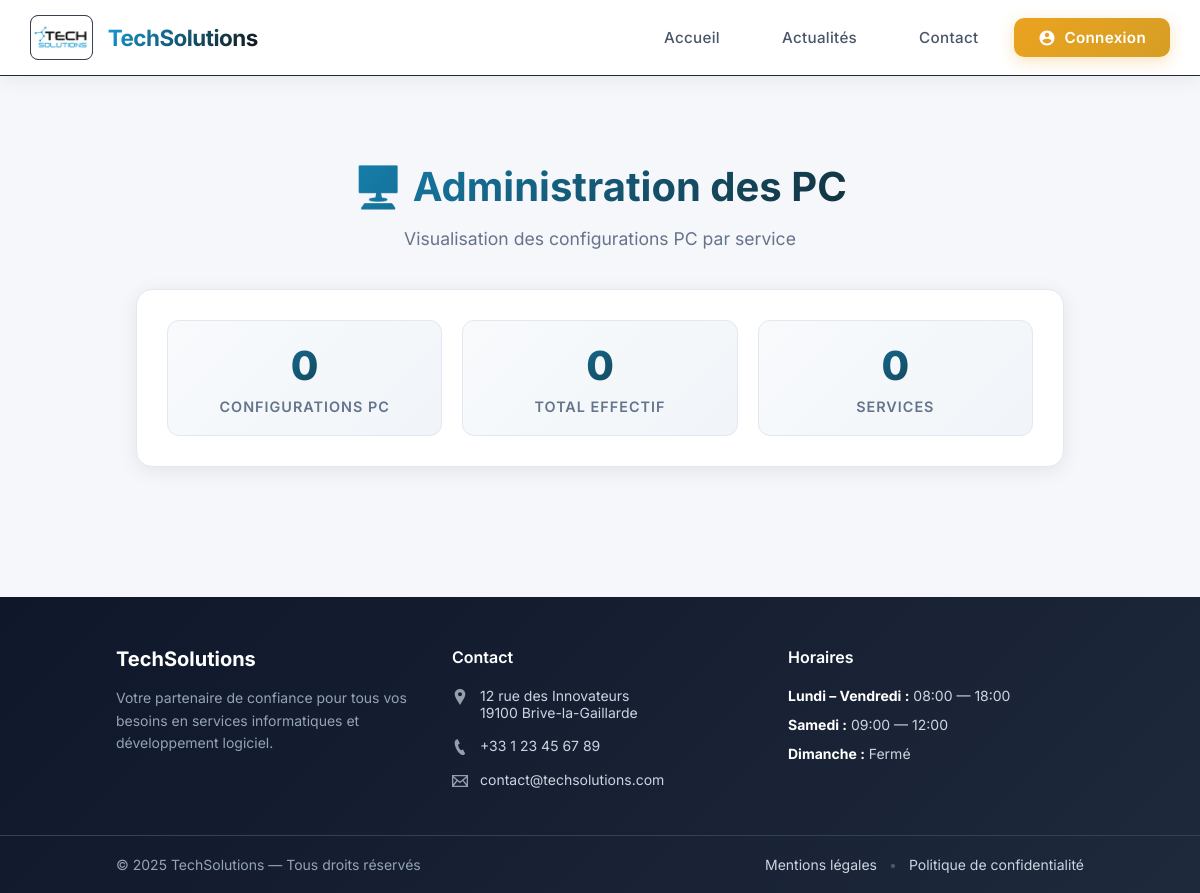
The app's page /admin.php, older data.
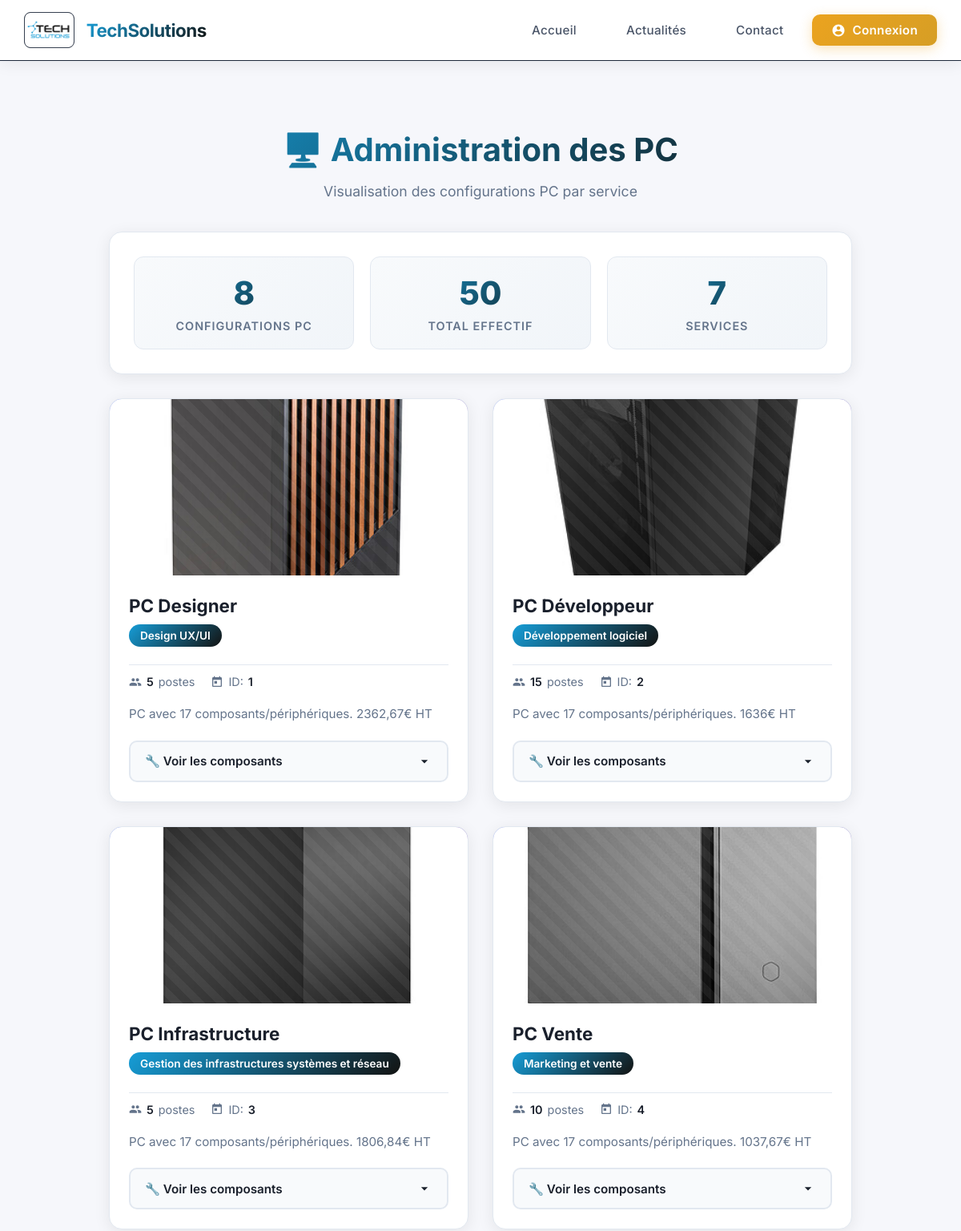
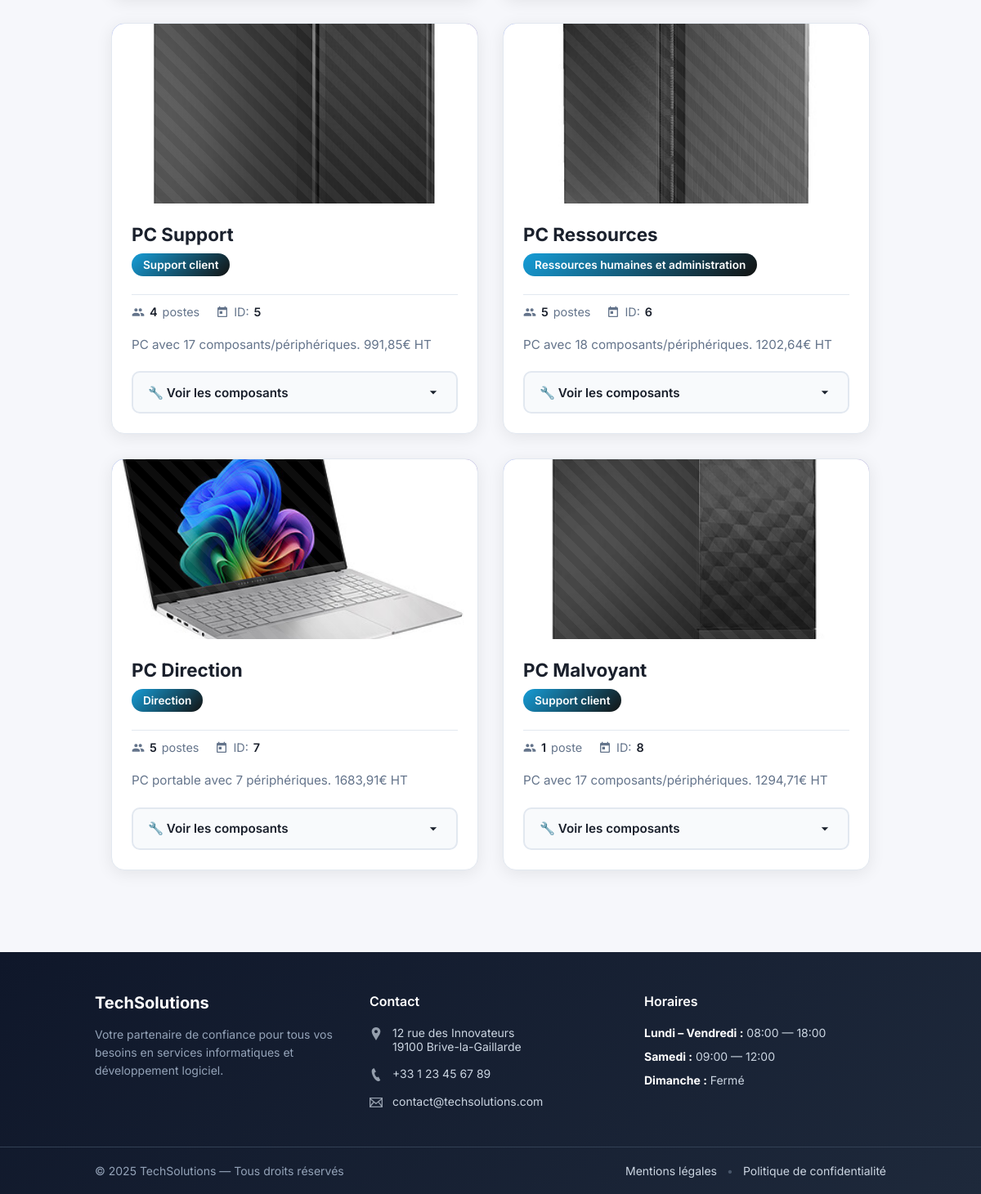
The same page, newer data (2 pictures, top to bottom).
### tables this page shows
CREATE TABLE `pc` (
  `id` int(11) NOT NULL,
  `nom` varchar(255) NOT NULL,
  `service` varchar(255) NOT NULL,
  `effectif` int(11) NOT NULL DEFAULT 0,
  `description` text DEFAULT NULL,
  `image` varchar(500) DEFAULT NULL,
  `date_ajout` timestamp NOT NULL DEFAULT current_timestamp()
);

### includes/db.php (called while the page is built, shortened)
<?php
function pdo(): PDO {
  static $pdo = null;
  if ($pdo === null) {
    try {
      $pdo = new PDO(
        'mysql:host=' . DB_HOST . ';dbname=' . DB_NAME . ';charset=utf8mb4',
        DB_USER,
        DB_PASS,
        [
          PDO::ATTR_ERRMODE => PDO::ERRMODE_EXCEPTION,
          PDO::ATTR_DEFAULT_FETCH_MODE => PDO::FETCH_ASSOC,
          PDO::ATTR_EMULATE_PREPARES => false,
        ]
      );
    } catch (PDOException $e) {
      die('Erreur de connexion à la base de données : ' . $e->getMessage());
    }
  }
  return $pdo;
}
function e($s) {
  return htmlspecialchars((string)$s, ENT_QUOTES, 'UTF-8');
}

### admin.php (the view, shortened to what this page needs)
<?php
require_once __DIR__ . '/includes/db.php';
require_once __DIR__ . '/includes/header.php';
$pcs = pdo()->query('SELECT * FROM pc ORDER BY id')->fetchAll();
?>
<main class="container">
  <div class="admin-container">
    <div class="admin-header">
      <h1>🖥️ Administration des PC</h1>
      <p>Visualisation des configurations PC par service</p>
    </div>
    <?php
    $total_pcs = count($pcs);
    $total_effectif = array_sum(array_column($pcs, 'effectif'));
    $services_count = count(array_unique(array_column($pcs, 'service')));
    ?>
    <div class="stats-bar">
      <div class="stats-grid">
        <div class="stat-card">
          <div class="stat-value"><?= $total_pcs ?></div>
          <div class="stat-label">Configurations PC</div>
        </div>
        <div class="stat-card">
          <div class="stat-value"><?= $total_effectif ?></div>
          <div class="stat-label">Total Effectif</div>
        </div>
        <div class="stat-card">
          <div class="stat-value"><?= $services_count ?></div>
          <div class="stat-label">Services</div>
        </div>
      </div>
    </div>
    <div class="pc-grid">
      <?php foreach ($pcs as $pc): ?>
        <article class="pc-card">
          <div class="pc-image-placeholder">
            <?php if (!empty($pc['image'])): ?>
              <img src="<?= e($pc['image']) ?>" alt="<?= e($pc['nom']) ?>">
            <?php else: ?>
              <svg fill="currentColor" viewBox="0 0 24 24">
                <path d="M20 18c1.1 0 1.99-.9 1.99-2L22 6c0-1.1-.9-2-2-2H4c-1.1 0-2 .9-2 2v10c0 1.1.9 2 2 2H0v2h24v-2h-4zM4 6h16v10H4V6z"/>
              </svg>
            <?php endif; ?>
          </div>
          <div class="pc-content">
            <div class="pc-header-info">
              <h2 class="pc-title"><?= e($pc['nom']) ?></h2>
              <span class="pc-service"><?= e($pc['service']) ?></span>
              <div class="pc-meta">
                <div class="meta-item">
                  <strong><?= (int)$pc['effectif'] ?></strong> poste<?= $pc['effectif'] > 1 ? 's' : '' ?>
                </div>
                <div class="meta-item">
                  <svg fill="currentColor" viewBox="0 0 24 24">
                    <path d="M19 3h-1V1h-2v2H8V1H6v2H5c-1.11 0-1.99.9-1.99 2L3 19c0 1.1.89 2 2 2h14c1.1 0 2-.9 2-2V5c0-1.1-.9-2-2-2zm0 16H5V8h14v11zM7 10h5v5H7z"/>
                  </svg>
                  ID: <strong><?= (int)$pc['id'] ?></strong>
                </div>
              </div>
            </div>
            <?php if (!empty($pc['description'])): ?>
              <p class="pc-description"><?= e($pc['description']) ?></p>
            <?php endif; ?>
            <div class="components-section">
              <details>
                <summary class="components-toggle">
                  <span>🔧 Voir les composants</span>
                  <svg fill="currentColor" viewBox="0 0 24 24">
                    <path d="M7 10l5 5 5-5z"/>
                  </svg>
                </summary>
              </details>
            </div>
          </div>
        </article>
      <?php endforeach; ?>
    </div>
  </div>
</main>
<?php require_once __DIR__ . '/includes/footer.php'; ?>

### includes/header.php (shortened to what this page needs)
<?php
$current_page = basename($_SERVER['PHP_SELF'], '.php');
?>
<!doctype html>
<html lang="fr">
<head>
  <link rel="stylesheet" href="styles.css">
</head>
<body>
  <header class="site-header" id="header">
    <div class="header-container">
      <a href="index.php" class="brand">
        <img class="logo" src="Photo/techsolutions_logo.png" alt="<?= SITE_NAME ?> logo">
        <span class="name"><?= SITE_NAME ?></span>
      </a>
      <nav class="menu" id="menu">
        <a href="index.php" class="<?= $current_page === 'index' ? 'active' : '' ?>">Accueil</a>
        <a href="actualites.php" class="<?= ($current_page === 'actualites' || $current_page === 'actualite') ? 'active' : '' ?>">Actualités</a>
        <a href="contact.php" class="<?= $current_page === 'contact' ? 'active' : '' ?>">Contact</a>
        <a href="login.php" class="login-btn">
          <svg fill="currentColor" viewBox="0 0 24 24">
            <path d="M12 2C6.48 2 2 6.48 2 12s4.48 10 10 10 10-4.48 10-10S17.52 2 12 2zm0 3c1.66 0 3 1.34 3 3s-1.34 3-3 3-3-1.34-3-3 1.34-3 3-3zm0 14.2c-2.5 0-4.71-1.28-6-3.22.03-1.99 4-3.08 6-3.08 1.99 0 5.97 1.09 6 3.08-1.29 1.94-3.5 3.22-6 3.22z"/>
          </svg>
          Connexion
        </a>
      </nav>
    </div>
  </header>

### includes/footer.php (shortened to what this page needs)
<footer class="site-footer">
  <div class="footer-content">
    <div class="container">
      <div class="footer-grid">
        <div class="footer-column">
          <div class="footer-logo">
            <span class="footer-brand">TechSolutions</span>
          </div>
          <p class="footer-description">
            Votre partenaire de confiance pour tous vos besoins en services informatiques et développement logiciel.
          </p>
        </div>
        <div class="footer-column">
          <h3 class="footer-title">Contact</h3>
          <ul class="footer-contact">
            <li>
              <svg width="16" height="16" fill="currentColor" viewBox="0 0 24 24">
                <path d="M12 0c-4.198 0-8 3.403-8 7.602 0 4.198 3.469 9.21 8 16.398 4.531-7.188 8-12.2 8-16.398 0-4.199-3.801-7.602-8-7.602zm0 11c-1.657 0-3-1.343-3-3s1.343-3 3-3 3 1.343 3 3-1.343 3-3 3z"/>
              </svg>
              <span>12 rue des Innovateurs<br>19100 Brive-la-Gaillarde</span>
            </li>
            <li>
              <svg width="16" height="16" fill="currentColor" viewBox="0 0 24 24">
                <path d="M20 22.621l-3.521-6.795c-.008.004-1.974.97-2.064 1.011-2.24 1.086-6.799-7.82-4.609-8.994l2.083-1.026-3.493-6.817-2.106 1.039c-7.202 3.755 4.233 25.982 11.6 22.615.121-.055 2.102-1.029 2.11-1.033z"/>
              </svg>
              <span><a href="tel:+33123456789">+33 1 23 45 67 89</a></span>
            </li>
            <li>
              <svg width="16" height="16" fill="currentColor" viewBox="0 0 24 24">
                <path d="M0 3v18h24v-18h-24zm6.623 7.929l-4.623 5.712v-9.458l4.623 3.746zm-4.141-5.929h19.035l-9.517 7.713-9.518-7.713zm5.694 7.188l3.824 3.099 3.83-3.104 5.612 6.817h-18.779l5.513-6.812zm9.208-1.264l4.616-3.741v9.348l-4.616-5.607z"/>
              </svg>
              <span><a href="mailto:contact@techsolutions.com">contact@techsolutions.com</a></span>
            </li>
          </ul>
        </div>
        <div class="footer-column">
          <h3 class="footer-title">Horaires</h3>
          <ul class="footer-hours">
            <li><strong>Lundi – Vendredi :</strong> 08:00 — 18:00</li>
            <li><strong>Samedi :</strong> 09:00 — 12:00</li>
            <li><strong>Dimanche :</strong> Fermé</li>
          </ul>
        </div>
      </div>
    </div>
  </div>
  <div class="footer-bottom">
    <div class="container">
      <div class="footer-bottom-content">
        <p>&copy; <?= date('Y') ?> <?= SITE_NAME ?> — Tous droits réservés</p>
        <div class="footer-legal">
          <a href="https://www.cnil.fr/fr/reglement-europeen-protection-donnees">Mentions légales</a>
          <span class="separator">•</span>
          <a href="#">Politique de confidentialité</a>
        </div>
      </div>
    </div>
  </div>
</footer>
</body>
</html>

### styles.css (style rules this page uses)
* { box-sizing:border-box }
body { margin:0;font-family:system-ui;background:#f6f7fb;color:#111 }
.container { max-width:1000px;margin:0 auto;padding:0 16px }
.site-header { background:#0f172a;color:#e2e8f0;border-bottom:1px solid #1e293b }
.brand { display:flex;align-items:center;gap:10px;font-weight:600 }
.logo { display:inline-flex;width:28px;height:28px;border-radius:8px;background:#111827;align-items:center;justify-content:center;border:1px solid #374151 }
.menu a { color:#e2e8f0;text-decoration:none;margin-left:14px }
details { margin-top:6px }

### includes/header.php (style rules this page uses)
* { font-family: 'Inter', -apple-system, BlinkMacSystemFont, 'Segoe UI', sans-serif; }
body { margin: 0; padding: 0; }
.site-header { position: fixed; top: 0; left: 0; width: 100%; z-index: 1000; background: rgba(255, 255, 255, 0.95); backdrop-filter: blur(10px); -webkit-backdrop-filter: blur(10px); box-shadow: 0 2px 20px rgba(0, 0, 0, 0.08); transition: all 0.3s ease; }
.header-container { max-width: 1400px; margin: 0 auto; padding: 0 30px; display: flex; justify-content: space-between; align-items: center; height: 75px; }
.brand { display: flex; align-items: center; gap: 15px; text-decoration: none; transition: transform 0.3s ease; }
.logo { height: 45px; width: auto; transition: transform 0.3s ease; }
.name { font-size: 1.4em; font-weight: 700; background: linear-gradient(135deg, #169dd7 0%, #131312 100%); -webkit-background-clip: text; -webkit-text-fill-color: transparent; background-clip: text; letter-spacing: -0.5px; }
.menu { display: flex; gap: 8px; align-items: center; }
.menu a { position: relative; padding: 10px 20px; text-decoration: none; color: #4a5568; font-weight: 500; font-size: 0.95em; border-radius: 10px; transition: all 0.3s ease; letter-spacing: 0.3px; }
.menu a.login-btn { display: inline-flex; align-items: center; gap: 8px; padding: 10px 24px; background: linear-gradient(135deg, #eba31fff 0%, #d69e25ff 100%); color: white; font-weight: 600; box-shadow: 0 4px 15px rgba(235, 163, 31, 0.3); margin-left: 8px; }
.menu a.login-btn svg { width: 18px; height: 18px; }
.menu a::after { content: ''; position: absolute; bottom: 5px; left: 50%; transform: translateX(-50%) scaleX(0); width: 70%; height: 2px; background: linear-gradient(90deg, #169dd7, #131312); border-radius: 2px; transition: transform 0.3s ease; }
main.container { padding-top: 95px; }

### includes/footer.php (style rules this page uses)
.site-footer { background: linear-gradient(135deg, #0f172a 0%, #1e293b 100%); color: #cbd5e1; margin-top: 60px; font-size: 14px; }
.footer-content { padding: 50px 0 30px; }
.footer-grid { display: grid; grid-template-columns: repeat(auto-fit, minmax(220px, 1fr)); gap: 40px; }
.footer-column h3 { margin: 0 0 20px 0; }
.footer-logo { display: flex; align-items: center; gap: 12px; margin-bottom: 16px; }
.footer-brand { font-size: 20px; font-weight: 700; color: #fff; }
.footer-description { color: #94a3b8; line-height: 1.6; margin-bottom: 20px; }
.footer-title { color: #fff; font-size: 16px; font-weight: 600; margin-bottom: 20px; }
.footer-contact { list-style: none; padding: 0; margin: 0; }
.footer-contact li { display: flex; gap: 12px; margin-bottom: 16px; align-items: flex-start; }
.footer-contact svg { flex-shrink: 0; margin-top: 2px; opacity: 0.7; }
.footer-contact a { color: #cbd5e1; text-decoration: none; }
.footer-hours { list-style: none; padding: 0; margin: 0; }
.footer-hours li { margin-bottom: 12px; color: #cbd5e1; }
.footer-hours strong { color: #fff; }
.footer-bottom { border-top: 1px solid #334155; padding: 20px 0; }
.footer-bottom-content { display: flex; justify-content: space-between; align-items: center; flex-wrap: wrap; gap: 16px; }
.footer-bottom p { margin: 0; color: #94a3b8; }
.footer-legal { display: flex; gap: 12px; align-items: center; }
.footer-legal a { color: #cbd5e1; text-decoration: none; transition: color 0.2s ease; }
.footer-legal .separator { color: #475569; }

Row changes from the older to the newer data that the page shows:
added pc: shows a picture, nom "PC Designer", service "Design UX/UI", effectif "5", id "1", description "PC avec 17 composants/périphériques. 2362,67€ HT"
added pc: shows a picture, nom "PC Développeur", service "Développement logiciel", effectif "15", id "2", description "PC avec 17 composants/périphériques. 1636€ HT"
added pc: shows a picture, nom "PC Infrastructure", service "Gestion des infrastructures systèmes et réseau", effectif "5", id "3", description "PC avec 17 composants/périphériques. 1806,84€ HT"
added pc: shows a picture, nom "PC Vente", service "Marketing et vente", effectif "10", id "4", description "PC avec 17 composants/périphériques. 1037,67€ HT"
added pc: shows a picture, nom "PC Support", service "Support client", effectif "4", id "5", description "PC avec 17 composants/périphériques. 991,85€ HT"
added pc: shows a picture, nom "PC Ressources", service "Ressources humaines et administration", effectif "5", id "6", description "PC avec 18 composants/périphériques. 1202,64€ HT"
added pc: shows a picture, nom "PC Direction", service "Direction", effectif "5", id "7", description "PC portable avec 7 périphériques. 1683,91€ HT"
added pc: shows a picture, nom "PC Malvoyant", service "Support client", effectif "1", id "8", description "PC avec 17 composants/périphériques. 1294,71€ HT"
Text that changed along with them:
$total_pcs: "0" → "8"
$total_effectif: "0" → "50"
$services_count: "0" → "7"
